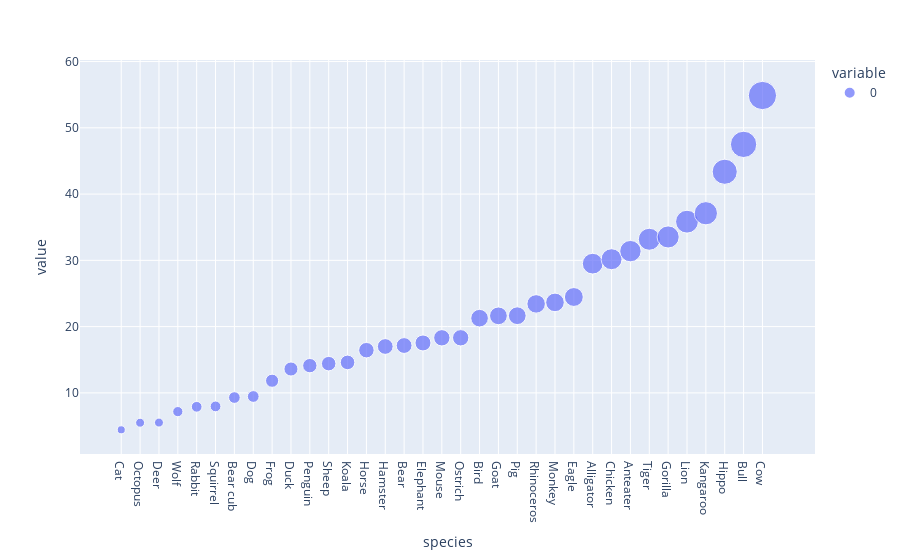

Notebook cell for this chart:
### Code cell
fig = px.scatter(species_rank, size=species_rank)
fig.show()

### Figure 1 — Plotly figure (JSON) as saved in the notebook; plotly's stock layout.template omitted (floating-point values rounded to 4 significant figures)
{"data": [{"hovertemplate": "variable=0<br>species=%{x}<br>value=%{y}<br>size=%{marker.size}<extra></extra>", "legendgroup": "0", "marker": {"color": "#636efa", "size": [4.429, 5.5, 5.521, 7.174, 7.901, 7.961, 9.298, 9.457, 11.83, 13.6, 14.11, 14.41, 14.6, 16.44, 17, 17.15, 17.53, 18.31, 18.31, 21.28, 21.62, 21.64, 23.43, 23.65, 24.47, 29.5, 30.17, 31.39, 33.18, 33.53, 35.84, 37.11, 43.37, 47.5, 54.88], "sizemode": "area", "sizeref": 0.1372, "symbol": "circle"}, "mode": "markers", "name": "0", "orientation": "v", "showlegend": true, "type": "scatter", "x": ["Cat", "Octopus", "Deer", "Wolf", "Rabbit", "Squirrel", "Bear cub", "Dog", "Frog", "Duck", "Penguin", "Sheep", "Koala", "Horse", "Hamster", "Bear", "Elephant", "Mouse", "Ostrich", "Bird", "Goat", "Pig", "Rhinoceros", "Monkey", "Eagle", "Alligator", "Chicken", "Anteater", "Tiger", "Gorilla", "Lion", "Kangaroo", "Hippo", "Bull", "Cow"], "xaxis": "x", "y": [4.429, 5.5, 5.521, 7.174, 7.901, 7.961, 9.298, 9.457, 11.83, 13.6, 14.11, 14.41, 14.6, 16.44, 17, 17.15, 17.53, 18.31, 18.31, 21.28, 21.62, 21.64, 23.43, 23.65, 24.47, 29.5, 30.17, 31.39, 33.18, 33.53, 35.84, 37.11, 43.37, 47.5, 54.88], "yaxis": "y"}], "layout": {"legend": {"itemsizing": "constant", "title": {"text": "variable"}, "tracegroupgap": 0}, "margin": {"t": 60}, "xaxis": {"anchor": "y", "domain": [0, 1], "title": {"text": "species"}}, "yaxis": {"anchor": "x", "domain": [0, 1], "title": {"text": "value"}}}}
